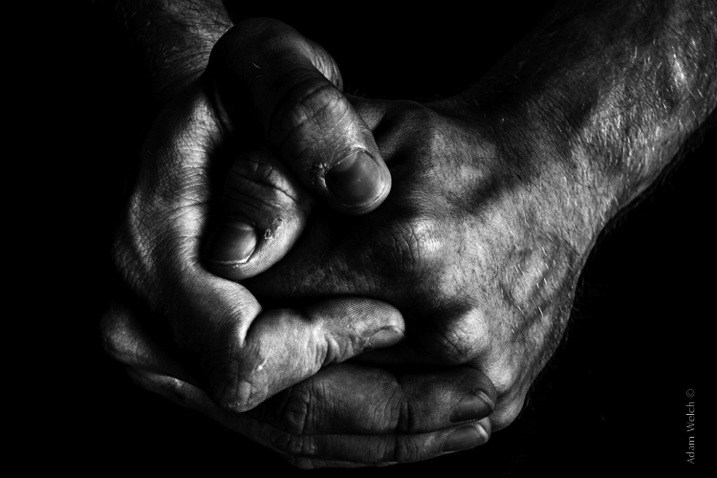
#> input picture Hands.jpg, 717 x 478 px
$ python translation.py
#> lines starting #> are read from the running program, lines starting #| are printed output that depends on the picture
import cv2 as cv
import numpy as np

img = cv.imread('Hands.jpg')
#> img is the input picture: shape (478, 717, 3); min 0, max 255, mean 32.4
cv.imshow('hhd', img)
h, w = img.shape[:2]
#> h = 478; w = 717


qh = h / 4
#> qh = 119.5
qw = w / 4
#> qw = 179.2
print(qh)
#| 119.5
print(qw)
#| 179.25
T = np.float32([[1, 0, qh],
                [0, 1, qw]])
#> T = [[1, 0, 119.5], [0, 1, 179.2]]
print(T)
#| [[  1.     0.   119.5 ]
#|  [  0.     1.   179.25]]

img_translate = cv.warpAffine(img, T, (w, h))
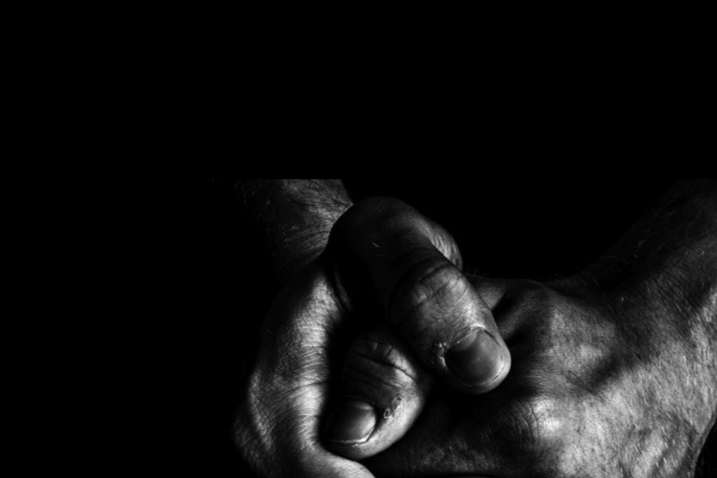
#> img_translate: shape (478, 717, 3); min 0, max 253, mean 18.7
cv.imshow('original', img)
cv.imshow('translate', img_translate)

cv.waitKey(0)
cv.destroyAllWindows()
